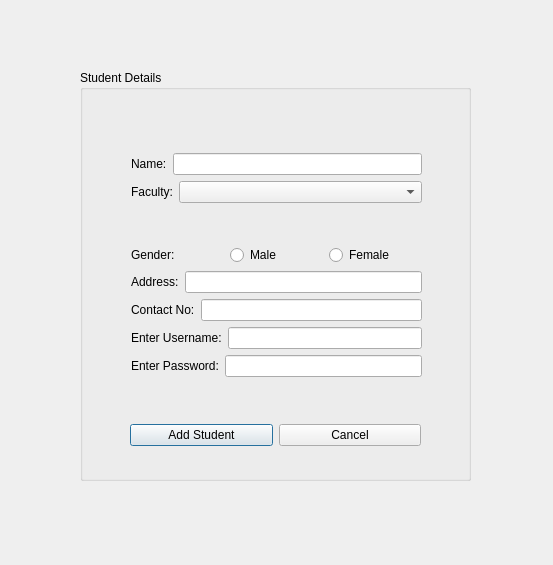
<?xml version="1.0" encoding="UTF-8"?>
<ui version="4.0">
 <class>StudentCustomerOption</class>
 <widget class="QDialog" name="StudentCustomerOption">
  <property name="geometry">
   <rect>
    <x>0</x>
    <y>0</y>
    <width>553</width>
    <height>565</height>
   </rect>
  </property>
  <property name="windowTitle">
   <string>Add Student</string>
  </property>
  <widget class="QGroupBox" name="groupBox">
   <property name="geometry">
    <rect>
     <x>80</x>
     <y>70</y>
     <width>391</width>
     <height>411</height>
    </rect>
   </property>
   <property name="title">
    <string>Student Details</string>
   </property>
   <widget class="QWidget" name="layoutWidget">
    <property name="geometry">
     <rect>
      <x>50</x>
      <y>340</y>
      <width>291</width>
      <height>51</height>
     </rect>
    </property>
    <layout class="QHBoxLayout" name="horizontalLayout_8">
     <item>
      <widget class="QPushButton" name="pushButton_add_student">
       <property name="text">
        <string>Add Student</string>
       </property>
      </widget>
     </item>
     <item>
      <widget class="QPushButton" name="pushButton_cancel">
       <property name="text">
        <string>Cancel</string>
       </property>
      </widget>
     </item>
    </layout>
   </widget>
   <widget class="QWidget" name="layoutWidget">
    <property name="geometry">
     <rect>
      <x>51</x>
      <y>83</y>
      <width>291</width>
      <height>224</height>
     </rect>
    </property>
    <layout class="QVBoxLayout" name="verticalLayout">
     <item>
      <layout class="QHBoxLayout" name="horizontalLayout">
       <item>
        <widget class="QLabel" name="label_name">
         <property name="text">
          <string>Name:</string>
         </property>
        </widget>
       </item>
       <item>
        <widget class="QLineEdit" name="lineEdit_name"/>
       </item>
      </layout>
     </item>
     <item>
      <layout class="QFormLayout" name="formLayout">
       <item row="0" column="1">
        <widget class="QComboBox" name="comboBox_faculty"/>
       </item>
       <item row="0" column="0">
        <widget class="QLabel" name="label_faculty">
         <property name="text">
          <string>Faculty:</string>
         </property>
        </widget>
       </item>
      </layout>
     </item>
     <item>
      <layout class="QHBoxLayout" name="horizontalLayout_7">
       <item>
        <widget class="QLabel" name="label_gender">
         <property name="text">
          <string>Gender:</string>
         </property>
        </widget>
       </item>
       <item>
        <widget class="QRadioButton" name="radioButton_male">
         <property name="text">
          <string>Male</string>
         </property>
        </widget>
       </item>
       <item>
        <widget class="QRadioButton" name="radioButton_female">
         <property name="text">
          <string>Female</string>
         </property>
        </widget>
       </item>
      </layout>
     </item>
     <item>
      <layout class="QHBoxLayout" name="horizontalLayout_3">
       <item>
        <widget class="QLabel" name="label_address">
         <property name="text">
          <string>Address:</string>
         </property>
        </widget>
       </item>
       <item>
        <widget class="QLineEdit" name="lineEdit_address"/>
       </item>
      </layout>
     </item>
     <item>
      <layout class="QHBoxLayout" name="horizontalLayout_4">
       <item>
        <widget class="QLabel" name="label_contact">
         <property name="text">
          <string>Contact No:</string>
         </property>
        </widget>
       </item>
       <item>
        <widget class="QLineEdit" name="lineEdit_contact"/>
       </item>
      </layout>
     </item>
     <item>
      <layout class="QHBoxLayout" name="horizontalLayout_5">
       <item>
        <widget class="QLabel" name="label_username">
         <property name="text">
          <string>Enter Username:</string>
         </property>
        </widget>
       </item>
       <item>
        <widget class="QLineEdit" name="lineEdit_username"/>
       </item>
      </layout>
     </item>
     <item>
      <layout class="QHBoxLayout" name="horizontalLayout_6">
       <item>
        <widget class="QLabel" name="label_password">
         <property name="text">
          <string>Enter Password:</string>
         </property>
        </widget>
       </item>
       <item>
        <widget class="QLineEdit" name="lineEdit_password">
         <property name="echoMode">
          <enum>QLineEdit::Password</enum>
         </property>
        </widget>
       </item>
      </layout>
     </item>
    </layout>
   </widget>
  </widget>
 </widget>
 <resources/>
 <connections/>
</ui>
